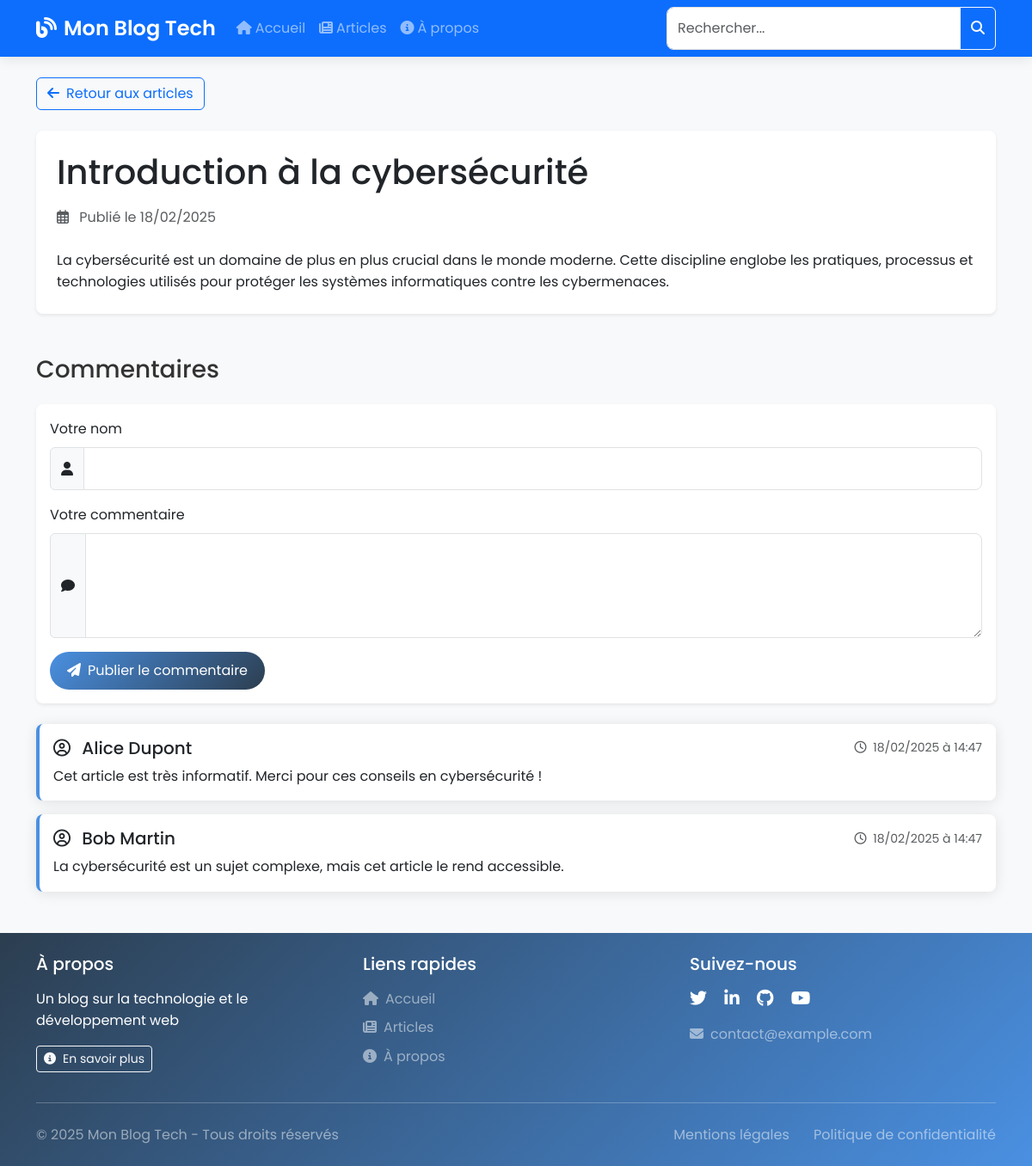
Before: /article.php?id=1 with the older database file.
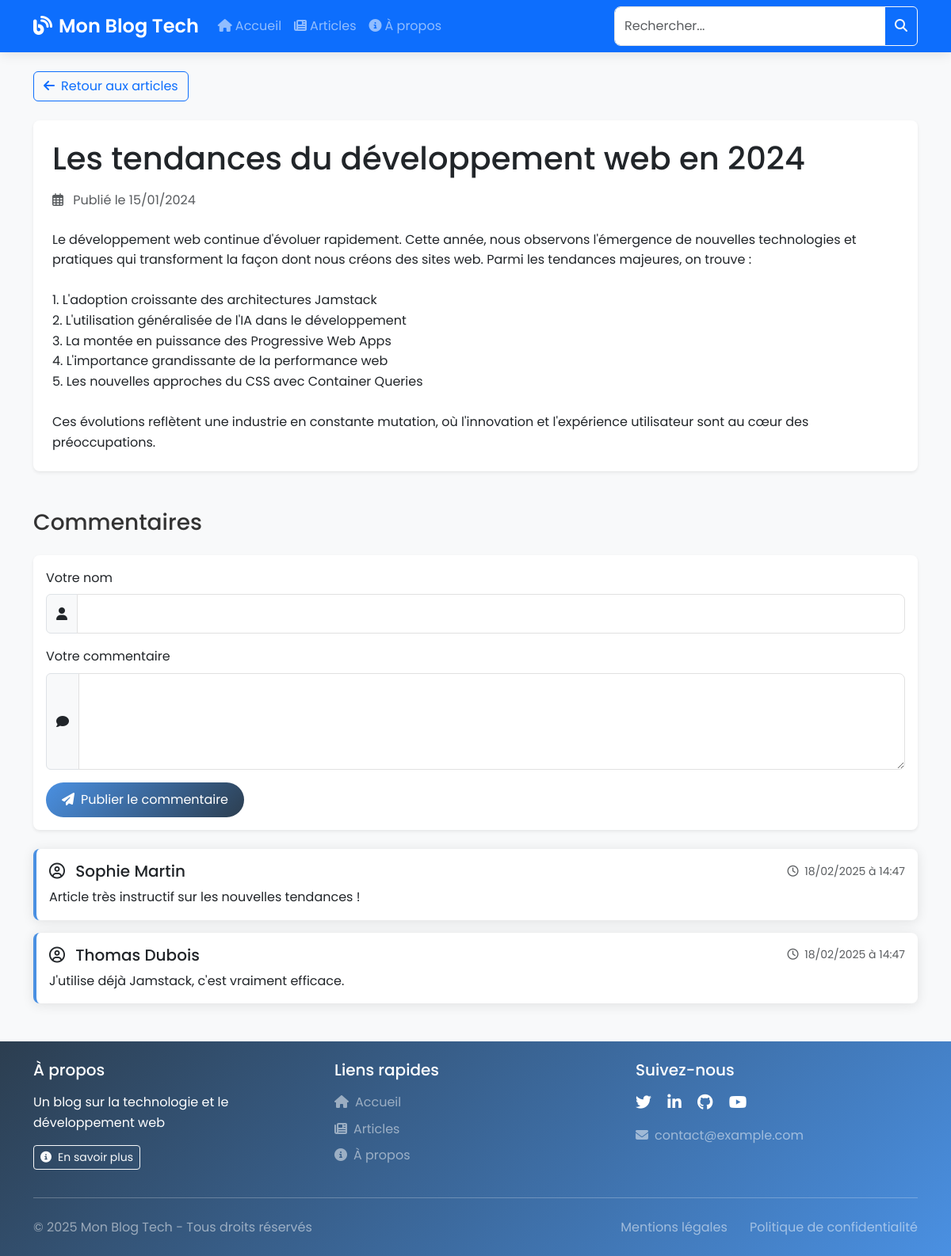
After: the same page with the newer database file.
### tables this page shows
CREATE TABLE IF NOT EXISTS articles (
    id INT AUTO_INCREMENT PRIMARY KEY,
    titre VARCHAR(255) NOT NULL,
    contenu TEXT NOT NULL,
    date_creation TIMESTAMP DEFAULT CURRENT_TIMESTAMP
);

CREATE TABLE IF NOT EXISTS commentaires (
    id INT AUTO_INCREMENT PRIMARY KEY,
    article_id INT NOT NULL,
    auteur VARCHAR(50) NOT NULL,
    commentaire TEXT NOT NULL,
    date_creation TIMESTAMP DEFAULT CURRENT_TIMESTAMP,
    FOREIGN KEY (article_id) REFERENCES articles(id) ON DELETE CASCADE
);

### article.php (the view, shortened to what this page needs)
<?php
require_once('includes/db.php');
require_once('includes/header.php');
if (isset($_GET['id'])) {
    $article_id = $_GET['id'];
    $stmt = $pdo->prepare("SELECT * FROM articles WHERE id = ?");
    $stmt->execute([$article_id]);
    $article = $stmt->fetch();
    if ($article) {
        ?>
        <div class="container">
            <a href="index.php" class="btn btn-outline-primary mb-4">
                <i class="fas fa-arrow-left me-2"></i>Retour aux articles
            </a>
            <div class="card mb-4 shadow-sm">
                <div class="card-body p-4">
                    <h1 class="card-title mb-3"><?php echo htmlspecialchars($article['titre']); ?></h1>
                    <p class="text-muted mb-4">
                        <i class="far fa-calendar-alt me-2"></i>
                        Publié le <?php echo date('d/m/Y', strtotime($article['date_creation'])); ?>
                    </p>
                    <div class="card-text article-content">
                        <?php echo nl2br(htmlspecialchars($article['contenu'])); ?>
                    </div>
                </div>
            </div>
            <div class="comments-section mt-5">
                <h3 class="mb-4">Commentaires</h3>
                <div class="card mb-4 shadow-sm">
                    <div class="card-body">
                        <form id="commentForm" class="comment-form">
                            <div class="mb-3">
                                <label for="auteur" class="form-label">Votre nom</label>
                                <div class="input-group">
                                    <span class="input-group-text"><i class="fas fa-user"></i></span>
                                    <input type="text" class="form-control" id="auteur" name="auteur" required>
                                </div>
                            </div>
                            <div class="mb-3">
                                <label for="commentaire" class="form-label">Votre commentaire</label>
                                <div class="input-group">
                                    <span class="input-group-text"><i class="fas fa-comment"></i></span>
                                    <textarea class="form-control" id="commentaire" name="commentaire" rows="4" required></textarea>
                                </div>
                            </div>
                            <button type="submit" class="btn btn-primary">
                                <i class="fas fa-paper-plane me-2"></i>Publier le commentaire
                            </button>
                        </form>
                    </div>
                </div>
                <div id="commentsList">
                    <?php
                    $stmt = $pdo->prepare("SELECT * FROM commentaires WHERE article_id = ? ORDER BY date_creation DESC");
                    $stmt->execute([$article_id]);
                    $commentaires = $stmt->fetchAll();
                    if ($commentaires) {
                        foreach ($commentaires as $commentaire) {
                            ?>
                            <div class="card comment-card mb-3">
                                <div class="card-body">
                                    <div class="d-flex justify-content-between align-items-center mb-2">
                                        <h5 class="card-title mb-0">
                                            <i class="far fa-user-circle me-2"></i>
                                            <?php echo htmlspecialchars($commentaire['auteur']); ?>
                                        </h5>
                                        <small class="text-muted">
                                            <i class="far fa-clock me-1"></i>
                                            <?php echo date('d/m/Y à H:i', strtotime($commentaire['date_creation'])); ?>
                                        </small>
                                    </div>
                                    <p class="card-text">
                                        <?php echo nl2br(htmlspecialchars($commentaire['commentaire'])); ?>
                                    </p>
                                </div>
                            </div>
                            <?php
                        }
                    } else {
                        echo '<div class="alert alert-info">
                                <i class="fas fa-info-circle me-2"></i>
                                Soyez le premier à commenter cet article !
                              </div>';
                    }
                    ?>
                </div>
            </div>
        </div>
        <?php
    } else {
        echo '<div class="alert alert-warning">
                <i class="fas fa-exclamation-triangle me-2"></i>
                Article non trouvé.
              </div>';
    }
} else {
    echo '<div class="alert alert-warning">
            <i class="fas fa-exclamation-triangle me-2"></i>
            Article non spécifié.
          </div>';
}
require_once('includes/footer.php');
?>

Changed rows visible on the page:
changed articles: titre "Introduction à la cybersécurité" → "Les tendances du développement web en 2024"; date_creation "18/02/2025" → "15/01/2024"; contenu "La cybersécurité est un domaine de plus en plus crucial dans le monde moderne. Cette discipline englobe les pratiques, processus et technologies utilisés pour protéger les systèmes informatiques contre les cybermenaces." → "Le développement web continue d'évoluer rapidement. Cette année, nous observons l'émergence de nouvelles technologies et pratiques qui transforment la façon dont nous créons des sites web. Parmi les tendances majeures, on trouve : 1. L'adoption croissante des architectures Jamstack 2. L'utilisation généralisée de l'IA dans le développement 3. La montée en puissance des Progressive Web Apps 4. L'importance grandissante de la performance web 5. Les nouvelles approches du CSS avec Container Queries Ces évolutions reflètent une industrie en constante mutation, où l'innovation et l'expérience utilisateur sont au cœur des préoccupations."
changed commentaires: auteur "Alice Dupont" → "Sophie Martin"; commentaire "Cet article est très informatif. Merci pour ces conseils en cybersécurité !" → "Article très instructif sur les nouvelles tendances !"
changed commentaires: auteur "Bob Martin" → "Thomas Dubois"; commentaire "La cybersécurité est un sujet complexe, mais cet article le rend accessible." → "J'utilise déjà Jamstack, c'est vraiment efficace."
